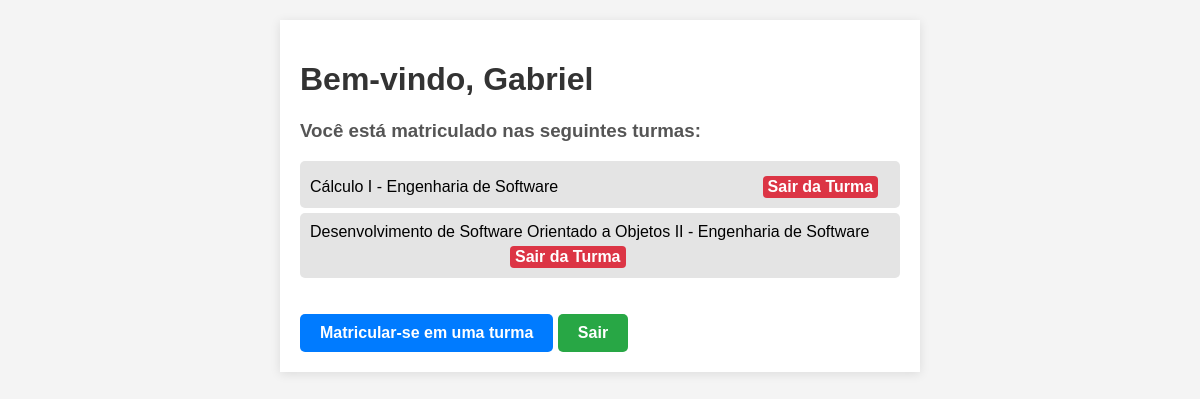
The page /pagina_inicial (signed in) on the database its author committed.
### trab.py (models this page shows, shortened)
class alunos(db.Model):
    id = db.Column(db.Integer, primary_key=True)
    nome = db.Column(db.String(80), nullable=False)
    matricula = db.Column(db.String(40), unique=True, nullable=False)
    senha_hash = db.Column(db.String(120), nullable=False)
    turmas = db.relationship('turma', secondary=aluno_e_turma, back_populates='alunos')
    curso_id = db.Column(db.Integer, db.ForeignKey('curso.id'), nullable=False)
    curso = db.relationship('curso', backref='estudantes')
    administrador = db.Column(db.Boolean, default=False)

class turma(db.Model):
    id = db.Column(db.Integer, primary_key=True)
    nome_turma = db.Column(db.String(80), nullable=False)
    curso_id = db.Column(db.Integer, db.ForeignKey('curso.id'), nullable=False)
    alunos = db.relationship('alunos', secondary=aluno_e_turma, back_populates='turmas')

class curso(db.Model):
    id = db.Column(db.Integer, primary_key=True)
    nome_curso = db.Column(db.String(80), unique=True, nullable=False)
    turmas = db.relationship('turma', backref='curso', lazy=True)

### trab.py (the view)
@app.route('/pagina_inicial')
def pagina_inicial():
    if 'aluno_id' not in session:
        return redirect(url_for('login'))
    aluno = db.session.get(alunos, session['aluno_id'])
    curso = aluno.curso
    nome_curso = curso.nome_curso
    turmas = aluno.turmas
    return render_template('pagina_inicial.html', aluno=aluno, nome_curso=nome_curso, turmas=turmas)

### trab.py (called while the page is built)
@app.before_request
def enforce_foreign_keys():
    db.session.execute(text('PRAGMA foreign_keys = ON'))

### templates/pagina_inicial.html (shortened to what this page needs)
<!DOCTYPE html>
<html lang="pt-BR">
<head>
</head>
<body>
    <div class="container">
        <h1>Bem-vindo, {{ aluno.nome }}</h1>
        <h3>Você está matriculado nas seguintes turmas:</h3>
        <ul>
            {% for turma in aluno.turmas %}
                <li>
                    {{ turma.nome_turma }} - {{ nome_curso }}
                    <div class="actions">
                        <a href="{{ url_for('sair_turma', id=turma.id) }}" class="btn btn-danger" onclick="return confirm('Tem certeza que deseja sair desta turma?');">Sair da Turma</a>
                    </div>
                </li>
            {% endfor %}
        </ul>
        <a href="{{ url_for('inscrever') }}" class="inscrever-button">Matricular-se em uma turma</a>
        <a href="{{ url_for('logout') }}" class="logout-button">Sair</a>
    </div>
</body>
</html>

### templates/pagina_inicial.html (style rules this page uses)
body { font-family: Arial, sans-serif; margin: 20px; padding: 0; background-color: #f4f4f4; }
.container { max-width: 600px; margin: 0 auto; padding: 20px; background-color: #fff; box-shadow: 0 2px 10px rgba(0,0,0,0.1); }
h1 { color: #333; }
h3 { color: #555; }
ul { list-style-type: none; padding: 0; }
li { background: #e4e4e4; margin: 5px 0; padding: 10px; border-radius: 5px; }
.logout-button { display: inline-block; margin-top: 20px; text-decoration: none; color: #fff; background-color: #28a745; padding: 10px 20px; border-radius: 5px; font-weight: bold; text-align: center; }
.inscrever-button { display: inline-block; margin-top: 20px; text-decoration: none; color: #fff; background-color: #007bff; padding: 10px 20px; border-radius: 5px; font-weight: bold; text-align: center; }
.btn { padding: 2px 5px; background-color: #007bff; color: white; border: none; border-radius: 4px; cursor: pointer; text-decoration: none; display: inline-block; margin-left: 200px; }
.btn-danger { background-color: #dc3545; }
.actions { display: inline-block; }
a { color: #007bff; text-decoration: none; font-weight: bold; display: inline-block; text-align: center; margin-top: 5px; }

### rows shown on the page
alunos: nome "Gabriel"
turma: nome_turma "Cálculo I"
curso: nome_curso "Engenharia de Software"
turma: nome_turma "Desenvolvimento de Software Orientado a Objetos II"
